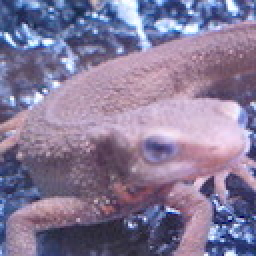
#> input picture questions/Question_21_30/imori.jpg, 128 x 128 px, found by its file name (shown 2 times larger)
$ python Q32-FourierTransform.py
#> lines starting #> are read from the running program, lines starting #| are printed output that depends on the picture
# %% import
import cv2
from PIL import Image
import numpy as np

# %% load original image
img = Image.open("../../ImageProcessing100Wen/Question_21_30/imori.jpg")
#> img is the input picture: PIL image 128x128 RGB; mean R, G, B 134.1, 121.8, 152.8
img_arr = np.array(img)
img_gs = cv2.cvtColor(img_arr, cv2.COLOR_RGB2GRAY)
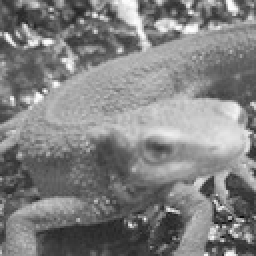
#> img_gs: shape (128, 128) (shown 2 times larger); min 11, max 254, mean 129
print(img_gs.shape)
#| (128, 128)

# %%
def Fourier_transform(img):
    fft = np.fft.fft2(img)
    fft_shift = np.fft.fftshift(fft)

    spectrum_view = 20*np.log(np.abs(fft_shift))   #为显示图像，将复数值调到[0,256]的灰度空间内。
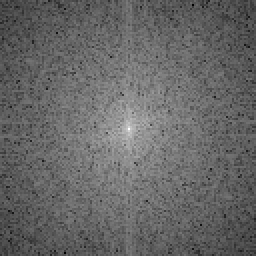
#> spectrum_view: shape (128, 128) float64 (shown 2 times larger); min 41.36, max 291.3, mean 142.2; drawn with min black and max white
    return fft_shift, spectrum_view

# %%
fft, fft_view = Fourier_transform(img_gs)
# %%
